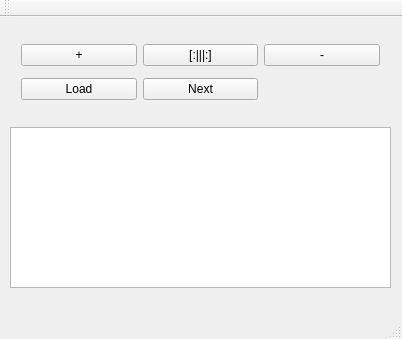
<?xml version="1.0" encoding="UTF-8"?>
<ui version="4.0">
 <class>MainWindow</class>
 <widget class="QMainWindow" name="MainWindow">
  <property name="geometry">
   <rect>
    <x>0</x>
    <y>0</y>
    <width>402</width>
    <height>339</height>
   </rect>
  </property>
  <property name="windowTitle">
   <string>MainWindow</string>
  </property>
  <widget class="QWidget" name="centralWidget">
   <widget class="QWidget" name="gridLayoutWidget">
    <property name="geometry">
     <rect>
      <x>10</x>
      <y>10</y>
      <width>381</width>
      <height>91</height>
     </rect>
    </property>
    <layout class="QGridLayout" name="gridLayout">
     <item row="0" column="1">
      <widget class="QPushButton" name="bayanButton">
       <property name="text">
        <string>[:|||:]</string>
       </property>
      </widget>
     </item>
     <item row="0" column="2">
      <widget class="QPushButton" name="voteDownButton">
       <property name="text">
        <string>-</string>
       </property>
      </widget>
     </item>
     <item row="0" column="0">
      <widget class="QPushButton" name="voteUpButton">
       <property name="text">
        <string>+</string>
       </property>
      </widget>
     </item>
     <item row="1" column="0">
      <widget class="QPushButton" name="loadButton">
       <property name="text">
        <string>Load</string>
       </property>
      </widget>
     </item>
     <item row="1" column="1">
      <widget class="QPushButton" name="nextButton">
       <property name="text">
        <string>Next</string>
       </property>
      </widget>
     </item>
    </layout>
   </widget>
   <widget class="QPlainTextEdit" name="quoteText">
    <property name="geometry">
     <rect>
      <x>10</x>
      <y>110</y>
      <width>381</width>
      <height>161</height>
     </rect>
    </property>
   </widget>
  </widget>
  <widget class="QMenuBar" name="menuBar">
   <property name="geometry">
    <rect>
     <x>0</x>
     <y>0</y>
     <width>402</width>
     <height>20</height>
    </rect>
   </property>
  </widget>
  <widget class="QToolBar" name="mainToolBar">
   <attribute name="toolBarArea">
    <enum>TopToolBarArea</enum>
   </attribute>
   <attribute name="toolBarBreak">
    <bool>false</bool>
   </attribute>
  </widget>
  <widget class="QStatusBar" name="statusBar"/>
 </widget>
 <layoutdefault spacing="6" margin="11"/>
 <resources/>
 <connections/>
</ui>
